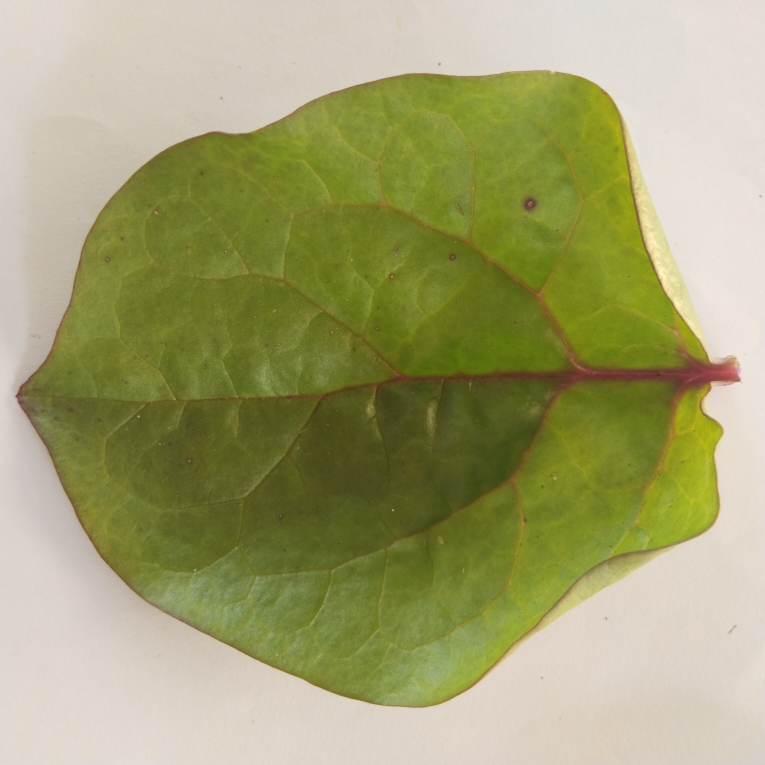
#> input picture CNN/final dataset/Alugbati/IMG_20240322_142415.jpg, 3060 x 3060 px, found by its file name (shown at 1/4 size); its folder holds only this picture in this run
$ python resizeImage.py
#> lines starting #> are read from the running program, lines starting #| are printed output that depends on the picture
from PIL import Image
import os

# Specify the folder containing the original images
original_folder = 'CNN/final dataset/'

# Specify the folder where resized images will be saved
resized_folder = 'CNN/resized_images/'

# Set the width and height for resized images
new_width = 224
new_height = 224

# Get all subfolders within the original folder
subfolders = [subfolder for subfolder in os.listdir(original_folder) if os.path.isdir(os.path.join(original_folder, subfolder))]

# Loop through each subfolder
for subfolder in subfolders:
    # Create a corresponding subfolder in the resized folder
    resized_subfolder = os.path.join(resized_folder, subfolder)
    os.makedirs(resized_subfolder, exist_ok=True)

    # Get all files from the current subfolder
    files = [file for file in os.listdir(os.path.join(original_folder, subfolder)) if file.lower().endswith(('.jpg', '.jpeg', '.png', '.gif'))]

    # Loop through each file in the subfolder
    for file in files:
        # Open the image
        with Image.open(os.path.join(original_folder, subfolder, file)) as img:
            # Resize the image
#> img is the input picture: PIL image 3060x3060 RGB; mean R, G, B 160.9, 161, 112
            resized_img = img.resize((new_width, new_height))
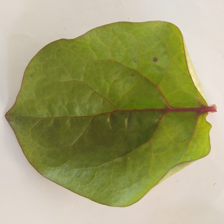
#> resized_img: PIL image 224x224 RGB; mean R, G, B 160.9, 161, 112
            # Save the resized image to the corresponding subfolder in JPG format
            resized_img.save(os.path.join(resized_subfolder, os.path.splitext(file)[0] + '_resized.jpg'))
#> pass 2 of the loop `for subfolder in subfolders:`:
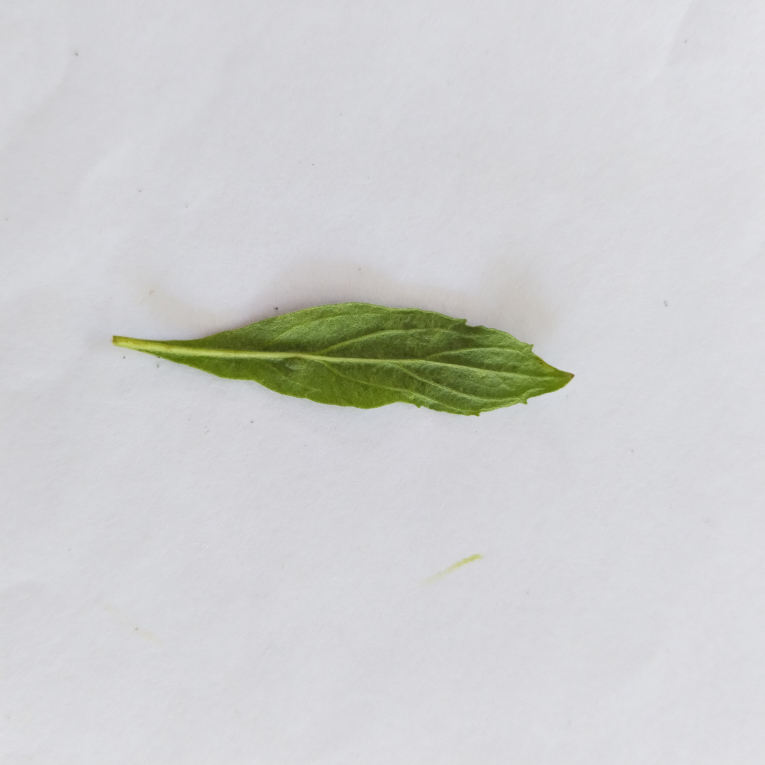
#> input picture CNN/final dataset/American Mint/IMG_20240322_155534.jpg, 3060 x 3060 px, found by its file name (shown at 1/4 size)
#> img is the input picture: PIL image 3060x3060 RGB; mean R, G, B 207.2, 207.9, 208.1
#> `resized_img = img.resize((new_width, new_height))`:
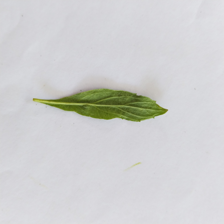
#> resized_img: PIL image 224x224 RGB; mean R, G, B 207.2, 207.9, 208.1

print("All images resized to 224x224 pixels and saved as JPG format successfully.")
